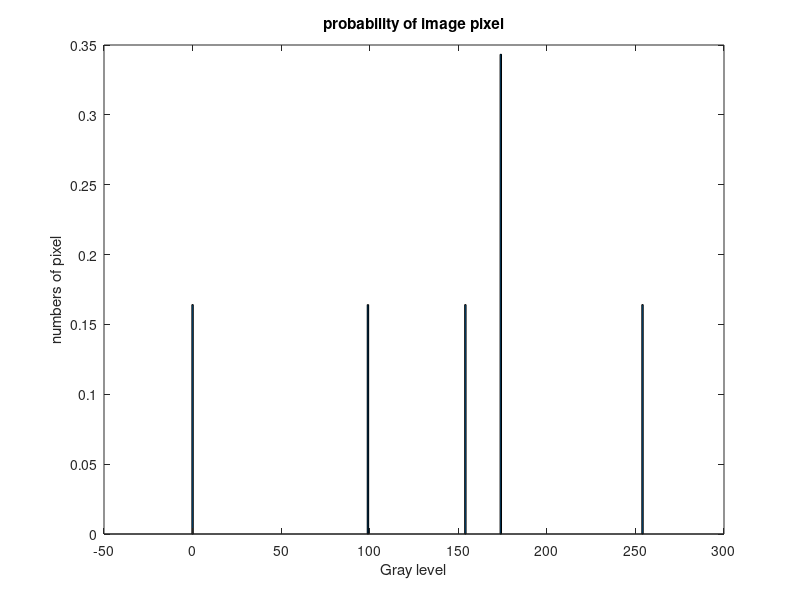

Here is the MATLAB script that generated this plot:
SC=zeros(512,512);
SC(257:512,1:256)=ones(256,256)*100;
SC(1:256,257:512)=ones(256,256)*155;
SC(257:512,257:512)=ones(256,256)*255;
mask = ones(150,150)*175;
SC(53:202,53:202)=mask;
SC(310:459,53:202)=mask;
SC(53:202,310:459)=mask;
SC(310:459,310:459)=mask;
a = uint8(SC);
imshow(a)
imhist(a)
axis([-50 300 0 100000])
title('histogram of gray leve')
xlabel('Gray level')
ylabel('Numbers of pixel')
b=43036/(512*512);
c=90000/(512*512);
test = zeros(256,1);
test(100,1)=b;
test(155,1)=b;
test(255,1)=b;
test(1,1)=b;
test(175,1)=c;
x=0:255;
bar(x,test)
title('probability of image pixel')
ylabel('numbers of pixel')
xlabel('Gray level')